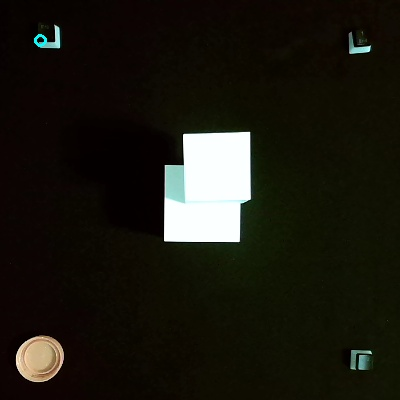
#> input picture Vision/ Top_left.jpg, 400 x 400 px, given in place of the camera
$ python vision.py
#> lines starting #> are read from the running program, lines starting #| are printed output that depends on the picture; after the words box and inside, x2 and y2 are one past the last pixel; in counts of white or black regions, pixels touching at a corner belong together
import cv2
import numpy as np
import cv2.aruco as aruco

cap = cv2.VideoCapture(0)

if not cap.isOpened():
	print('Error')
else:
	print('Webcam Found')

ret, frame = cap.read()
#> frame is the input picture: shape (400, 400, 3); mean B, G, R 17.4, 25.8, 27.7
print(frame.shape)
#| (400, 400, 3)
start_x, start_y = 120, 0
end_x, end_y = 520, 400


img = frame
cropped = frame[start_y:end_y, start_x:end_x]
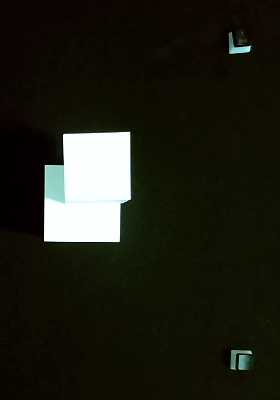
#> cropped: shape (400, 280, 3); mean B, G, R 21.6, 31.8, 31.7
print(cropped.shape)
#| (400, 280, 3)
rgb = cv2.cvtColor(cropped, cv2.COLOR_BGR2RGB)

hsv = cv2.cvtColor(cropped, cv2.COLOR_BGR2HSV)
#> hsv: shape (400, 280, 3); mean H, S, V 31.3, 203.5, 33.8

mask = cv2.inRange(hsv, (0, 0, 200), (180, 50, 255))
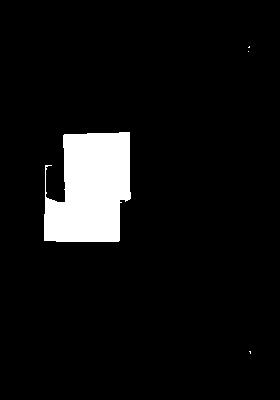
#> mask: shape (400, 280); 6.8% white; 4 white regions (3 under 20 px), largest, box (x1, y1, x2, y2) and area: (44, 132, 131, 242) 7623
blur = cv2.GaussianBlur(mask, (5, 5), 0)
M = cv2.moments(blur)
#> M = moments, m00 1945947, centre m10/m00, m01/m00 = (90.43, 188.7)
if M.get('m00', 0) != 0:
	cX = int(M['m10'] / M['m00'])
#> cX = 90
	cY = int(M['m01'] / M['m00'])
#> cY = 188
else:
	cX, cY = 0, 0
COM = cv2.circle(cropped.copy(), (cX, cY), 5, (0, 0, 255), 2)
Middle = cv2.circle(cropped.copy(), (cropped.shape[1] // 2, cropped.shape[0] // 2), 5, (255, 0, 0), 2)
Bottom_left = cv2.circle(cropped.copy(), (40, cropped.shape[0]-40), 5, (0, 255, 0), 2)
Top_left = cv2.circle(cropped.copy(), (40, 40), 5, (255, 255, 0), 2)
Bottom_right = cv2.circle(cropped.copy(), (cropped.shape[1]-40, cropped.shape[0]-40), 5, (255, 0, 255), 2)
Top_right = cv2.circle(cropped.copy(), (cropped.shape[1]-40, 40), 5, (0, 255, 255), 2)
top_row = cv2.hconcat([Top_left, Top_right])
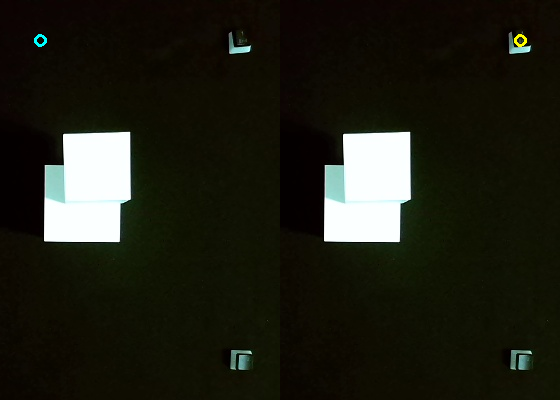
#> top_row: shape (400, 560, 3); mean B, G, R 21.7, 32, 31.8
bottom_row = cv2.hconcat([Bottom_left, Bottom_right])
Corners_combined = cv2.vconcat([top_row, bottom_row])
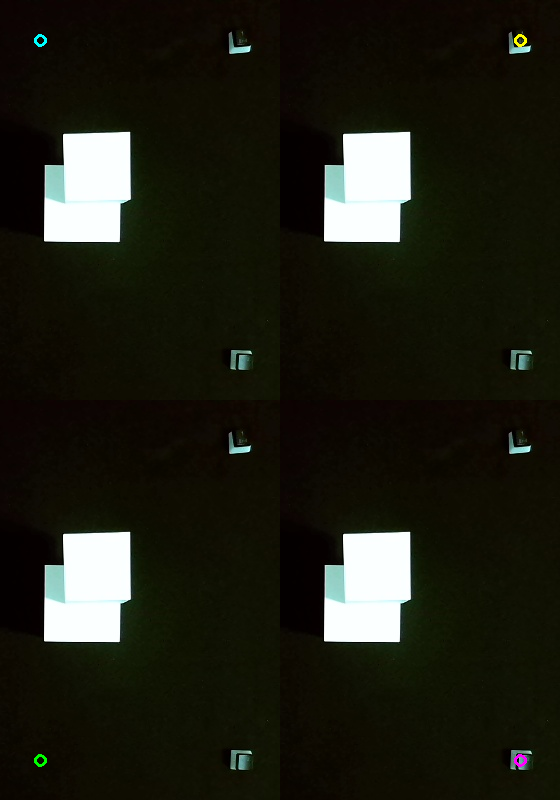
#> Corners_combined: shape (800, 560, 3); mean B, G, R 21.7, 32, 31.8

print(f"Center: ({cX}, {cY})")
#| Center: (90, 188)
cv2.imwrite('cropped_image.jpg', cropped)
cv2.imwrite('rgb.jpg', rgb)
cv2.imwrite('hsv.jpg', hsv)
cv2.imwrite('Testimg.jpg', img)
cv2.imwrite('blur.jpg', blur)
cv2.imwrite('mask.jpg', mask)
cv2.imwrite('Center_of_Mass.jpg', COM)
cv2.imwrite('Middle.jpg', Middle)
cv2.imwrite('Bottom_left.jpg', Bottom_left)
cv2.imwrite('Top_left.jpg', Top_left)
cv2.imwrite('Bottom_right.jpg', Bottom_right)
cv2.imwrite('Top_right.jpg', Top_right)
cv2.imwrite('Corners.jpg', Corners_combined)
cap.release()
